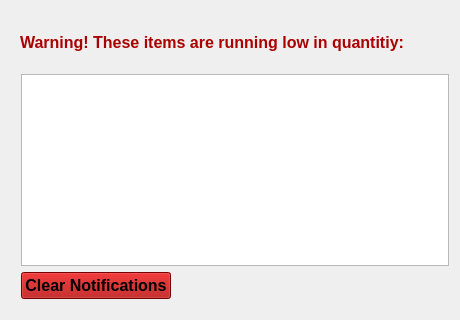
         <widget class="QWidget" name="notificationPage">
          <layout class="QVBoxLayout" name="verticalLayout_34">
           <item>
            <widget class="QWidget" name="widget_37" native="true">
             <layout class="QVBoxLayout" name="verticalLayout_39">
              <property name="spacing">
               <number>0</number>
              </property>
              <property name="leftMargin">
               <number>0</number>
              </property>
              <property name="topMargin">
               <number>0</number>
              </property>
              <property name="rightMargin">
               <number>0</number>
              </property>
              <property name="bottomMargin">
               <number>0</number>
              </property>
              <item alignment="Qt::AlignLeft|Qt::AlignTop">
               <widget class="QWidget" name="widget_38" native="true">
                <property name="sizePolicy">
                 <sizepolicy hsizetype="Preferred" vsizetype="Preferred">
                  <horstretch>0</horstretch>
                  <verstretch>0</verstretch>
                 </sizepolicy>
                </property>
                <property name="minimumSize">
                 <size>
                  <width>425</width>
                  <height>50</height>
                 </size>
                </property>
                <layout class="QHBoxLayout" name="horizontalLayout_39">
                 <item>
                  <widget class="QLabel" name="label_18">
                   <property name="sizePolicy">
                    <sizepolicy hsizetype="Fixed" vsizetype="Fixed">
                     <horstretch>0</horstretch>
                     <verstretch>0</verstretch>
                    </sizepolicy>
                   </property>
                   <property name="minimumSize">
                    <size>
                     <width>420</width>
                     <height>45</height>
                    </size>
                   </property>
                   <property name="font">
                    <font>
                     <pointsize>12</pointsize>
                     <weight>75</weight>
                     <bold>true</bold>
                    </font>
                   </property>
                   <property name="styleSheet">
                    <string notr="true">color: rgb(170, 0, 0);</string>
                   </property>
                   <property name="text">
                    <string>Warning! These items are running low in quantitiy:</string>
                   </property>
                  </widget>
                 </item>
                </layout>
               </widget>
              </item>
              <item>
               <widget class="QWidget" name="widget_39" native="true">
                <property name="sizePolicy">
                 <sizepolicy hsizetype="Preferred" vsizetype="Expanding">
                  <horstretch>0</horstretch>
                  <verstretch>0</verstretch>
                 </sizepolicy>
                </property>
                <layout class="QVBoxLayout" name="verticalLayout_40">
                 <property name="spacing">
                  <number>6</number>
                 </property>
                 <property name="leftMargin">
                  <number>10</number>
                 </property>
                 <property name="topMargin">
                  <number>0</number>
                 </property>
                 <property name="rightMargin">
                  <number>0</number>
                 </property>
                 <property name="bottomMargin">
                  <number>10</number>
                 </property>
                 <item>
                  <widget class="QListView" name="notificationView">
                   <property name="font">
                    <font>
                     <pointsize>12</pointsize>
                    </font>
                   </property>
                   <property name="styleSheet">
                    <string notr="true">color: rgb(255, 255, 255);</string>
                   </property>
                   <property name="spacing">
                    <number>15</number>
                   </property>
                  </widget>
                 </item>
                 <item>
                  <widget class="QPushButton" name="clearNotifications">
                   <property name="sizePolicy">
                    <sizepolicy hsizetype="Fixed" vsizetype="Fixed">
                     <horstretch>0</horstretch>
                     <verstretch>0</verstretch>
                    </sizepolicy>
                   </property>
                   <property name="minimumSize">
                    <size>
                     <width>150</width>
                     <height>25</height>
                    </size>
                   </property>
                   <property name="font">
                    <font>
                     <pointsize>12</pointsize>
                     <weight>75</weight>
                     <bold>true</bold>
                    </font>
                   </property>
                   <property name="styleSheet">
                    <string notr="true">background-color: rgb(170, 0, 0);</string>
                   </property>
                   <property name="text">
                    <string>Clear Notifications</string>
                   </property>
                  </widget>
                 </item>
                </layout>
               </widget>
              </item>
             </layout>
            </widget>
           </item>
          </layout>
         </widget>
